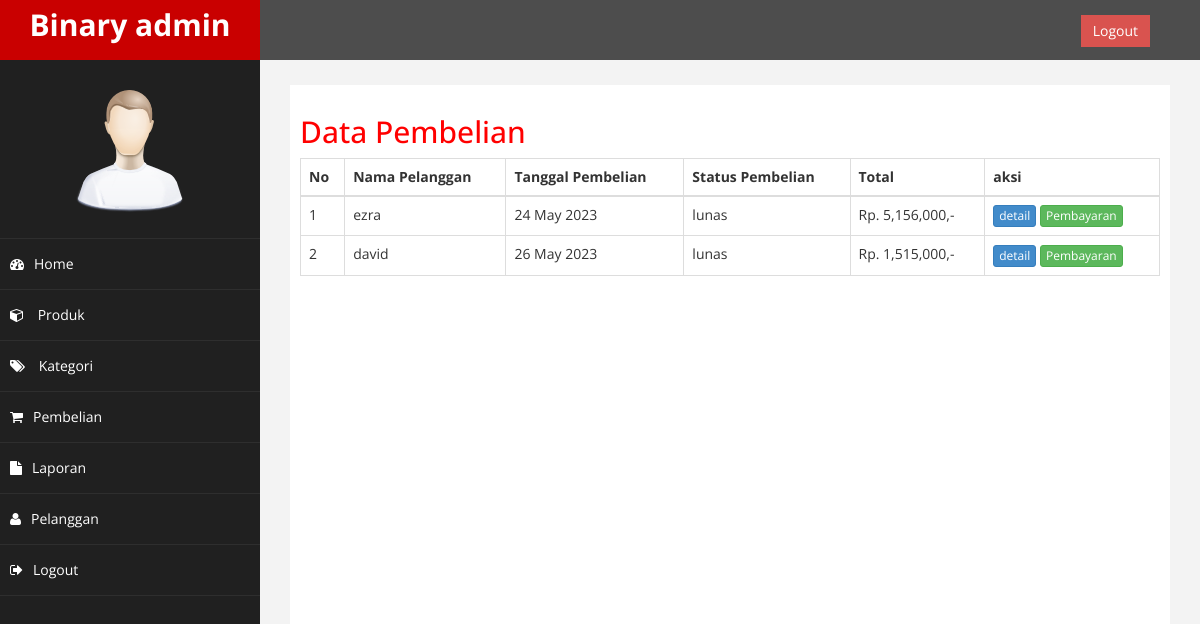
Page /admin/index.php?halaman=pembelian (signed in) on the committed database.
### tables this page shows
CREATE TABLE `pembelian` (
  `id_pembelian` int(11) NOT NULL,
  `id_pelanggan` int(11) NOT NULL,
  `tanggal_pembelian` date NOT NULL,
  `total_pembelian` int(11) NOT NULL,
  `alamat_pengiriman` text NOT NULL,
  `status_pembelian` varchar(100) NOT NULL DEFAULT 'pending',
  `resi_pengiriman` varchar(50) NOT NULL,
  `totalberat` int(11) NOT NULL,
  `provinsi` varchar(255) NOT NULL,
  `distrik` varchar(255) NOT NULL,
  `tipe` varchar(255) NOT NULL,
  `kodepos` varchar(255) NOT NULL,
  `ekspedisi` varchar(255) NOT NULL,
  `paket` varchar(255) NOT NULL,
  `ongkir` int(11) NOT NULL,
  `estimasi` varchar(255) NOT NULL
);

CREATE TABLE `pelanggan` (
  `id_pelanggan` int(11) NOT NULL,
  `email_pelanggan` varchar(100) NOT NULL,
  `password_pelanggan` varchar(50) NOT NULL,
  `nama_pelanggan` varchar(100) NOT NULL,
  `telepon_pelanggan` varchar(100) NOT NULL,
  `alamat_pelanggan` text NOT NULL
);

### admin/pembelian.php (the view)
<h2>Data Pembelian</h2>
<table class="table table-bordered">
	<thead>
		<tr>
		<th>No</th>
		<th>Nama Pelanggan</th>
		<th>Tanggal Pembelian</th>
		<th>Status Pembelian</th>
		<th>Total</th>
		<th>aksi</th>
		</tr>
	</thead>
	<tbody>
		<?php $no=1; ?>
		<?php $ambil = $koneksi->query("SELECT * FROM pembelian JOIN pelanggan ON pembelian.id_pelanggan = pelanggan.id_pelanggan"); ?>
		<?php while($pecah = $ambil->fetch_assoc()): ?>
		<tr>
			<td><?= $no; ?></td>
			<td><?= $pecah["nama_pelanggan"]; ?></td>
			<td><?= date("d F Y", strtotime($pecah["tanggal_pembelian"])); ?></td>
			<td><?= $pecah["status_pembelian"]; ?></td>
			<td>Rp. <?= number_format($pecah["total_pembelian"]); ?>,-</td>
			<td>
				<a href="index.php?halaman=detail&id=<?= $pecah["id_pembelian"]; ?>" class="btn btn-primary btn-xs">detail</a>
				<?php if($pecah['status_pembelian'] != 'pending'): ?>
					<a href="index.php?halaman=pembayaran&id=<?= $pecah['id_pembelian']; ?>" class="btn btn-success btn-xs">Pembayaran</a>
				<?php endif; ?>
			</td>
		</tr>
		<?php $no++; ?>
		<?php endwhile; ?>
	</tbody>
</table>

### admin/assets/css/custom.css (style rules this page uses)
body { font-family: 'Open Sans', sans-serif; }
h2 { color: #f00; }

### rows in the picture
pembelian: id_pelanggan.nama_pelanggan "ezra", tanggal_pembelian "24 May 2023", status_pembelian "lunas", total_pembelian "5,156,000"
pembelian: id_pelanggan.nama_pelanggan "david", tanggal_pembelian "26 May 2023", status_pembelian "lunas", total_pembelian "1,515,000"
